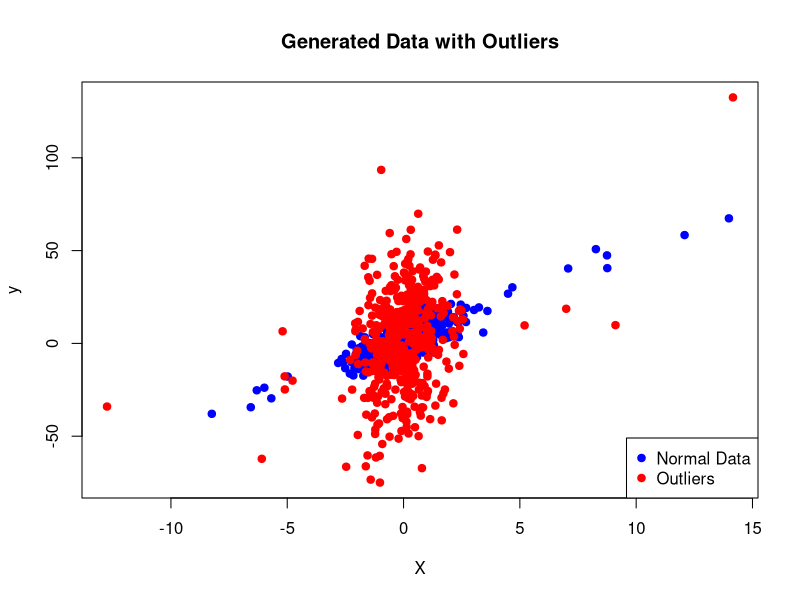
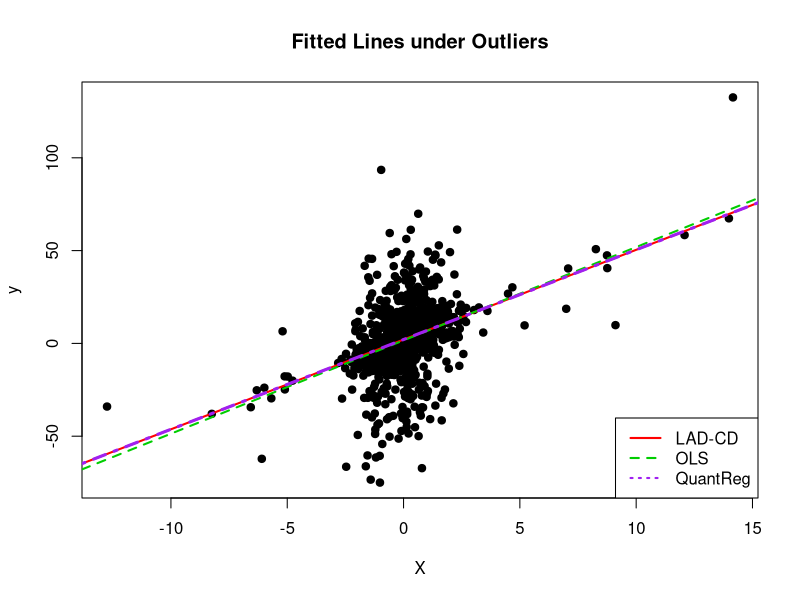
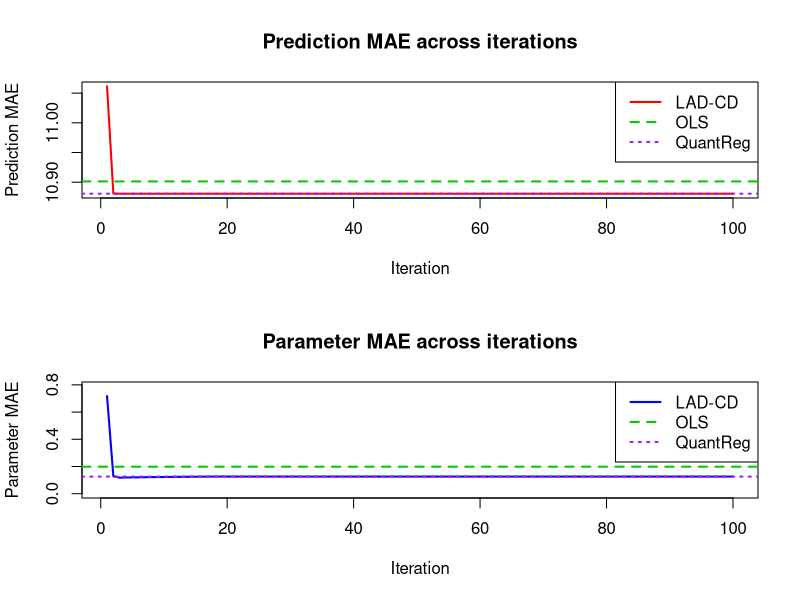

Write the R code that produced these figures, in order.
set.seed(123)
library(matrixStats)
library(quantreg)

### 1. Generate synthetic regression dataset with outliers
n <- 1e3   # samples
p <- 2     # features

X <- matrix(rnorm(n * (p-1)), n, (p-1))
X.outliers <- matrix(rnorm(n/20 * (p-1), sd = 5), n/20, (p-1))  # outliers
X <- rbind(X, X.outliers)
X <- cbind(1,X)
beta_true <- c(2,5)
n <- 1.2 * n 

rows <- sample(1:nrow(X), n/2, replace = FALSE)
X.normal <- X[rows, ]
X.out <- X[-rows, ]

y.normal <- X.normal %*% beta_true + rnorm(nrow(X.normal), sd = 5)
y.out <- X.out %*% beta_true + rnorm(nrow(X.out), sd = 25)

y <- c(y.normal, y.out)
X <- rbind(X.normal, X.out)
n <- nrow(X)

x <- X[,2]

## Visualize
par(mfrow=c(1,1))
plot(X[,2], y, 
     main = "Generated Data with Outliers",
     xlab = "X", ylab = "y",
     pch = 19, col = ifelse(1:n <= nrow(X.normal), "blue", "red"))
legend("bottomright", legend = c("Normal Data", "Outliers"), 
       col = c("blue", "red"), pch = 19)

### 2. LAD–CD Optimization
max_iter <- 100
a <- numeric(max_iter); b <- numeric(max_iter)
a_curr <- 20; b_curr <- 20
MAE.loss <- numeric(max_iter); MAE.params <- numeric(max_iter)

for(i in 1:max_iter){
  z <- y - a_curr 
  z.bar <- z/x
  b_curr <- weightedMedian(z.bar, abs(x))
  b[i] <- b_curr
  
  w <- y - b_curr * x
  a_curr <- median(w)
  a[i] <- a_curr
  
  MAE.loss[i] <- mean(abs(y - a_curr - b_curr*x))
  MAE.params[i] <- mean(abs(c(a_curr, b_curr) - beta_true))
}

cat("True params:", beta_true, "\n")
cat("LAD-CD params:", c(a_curr, b_curr), "\n")

### 3. OLS baseline
ols_fit <- lm(y ~ x)
ols_coef <- coef(ols_fit)
cat("OLS params:", ols_coef, "\n")

### 4. QuantReg baseline
rq_fit <- rq(y ~ x, method = "br")
rq_coef <- coef(rq_fit)
cat("QuantReg params:", rq_coef, "\n")

### 5. Visualise fits
pdf("Plots/EMLAD_ModelFit_Outliers.pdf", width=8, height=6)
par(mfrow=c(1,1))
plot(x, y, pch=19, col="black",
     main="Fitted Lines under Outliers",
     xlab="X", ylab="y")
abline(a=a_curr, b=b_curr, col="red", lwd=2)         # LAD-CD
abline(ols_coef, col="green3", lwd=2, lty=2)         # OLS
abline(rq_coef, col="purple", lwd=3, lty=4)          # QuantReg
legend("bottomright", legend=c("LAD-CD","OLS","QuantReg"),
       col=c("red","green3","purple"), lwd=2, lty=c(1,2,3))
dev.off()

### 6. Plot MAE curves (with OLS & QuantReg baselines)

# Prediction MAE for OLS & QuantReg
mae_ols <- mean(abs(y - predict(ols_fit)))
mae_rq  <- mean(abs(y - predict(rq_fit)))

# Parameter MAE for OLS & QuantReg
mae_params_ols <- mean(abs(ols_coef - beta_true))
mae_params_rq  <- mean(abs(rq_coef - beta_true))


pdf("Plots/MAE_params_and_loss_Outliers.pdf", width=8, height=10)
par(mfrow=c(2,1))
# Prediction MAE
plot(1:max_iter, MAE.loss, col="red", type="l", lwd=2,
     main="Prediction MAE across iterations",
     xlab="Iteration", ylab="Prediction MAE")
abline(h=mae_ols, col="green3", lwd=2, lty=2)
abline(h=mae_rq, col="purple", lwd=2, lty=3)
legend("topright", legend=c("LAD-CD","OLS","QuantReg"),
       col=c("red","green3","purple"), lty=c(1,2,3), lwd=2)

# Parameter MAE
plot(1:max_iter, MAE.params, col="blue", type="l", lwd=2,
     main="Parameter MAE across iterations",
     xlab="Iteration", ylab="Parameter MAE",
     ylim = c(0, max(MAE.params, mae_params_ols, mae_params_rq)*1.1))
abline(h=mae_params_ols, col="green3", lwd=2, lty=2)
abline(h=mae_params_rq, col="purple", lwd=2, lty=3)
legend("topright", legend=c("LAD-CD","OLS","QuantReg"),
       col=c("blue","green3","purple"), lty=c(1,2,3), lwd=2)
dev.off()

